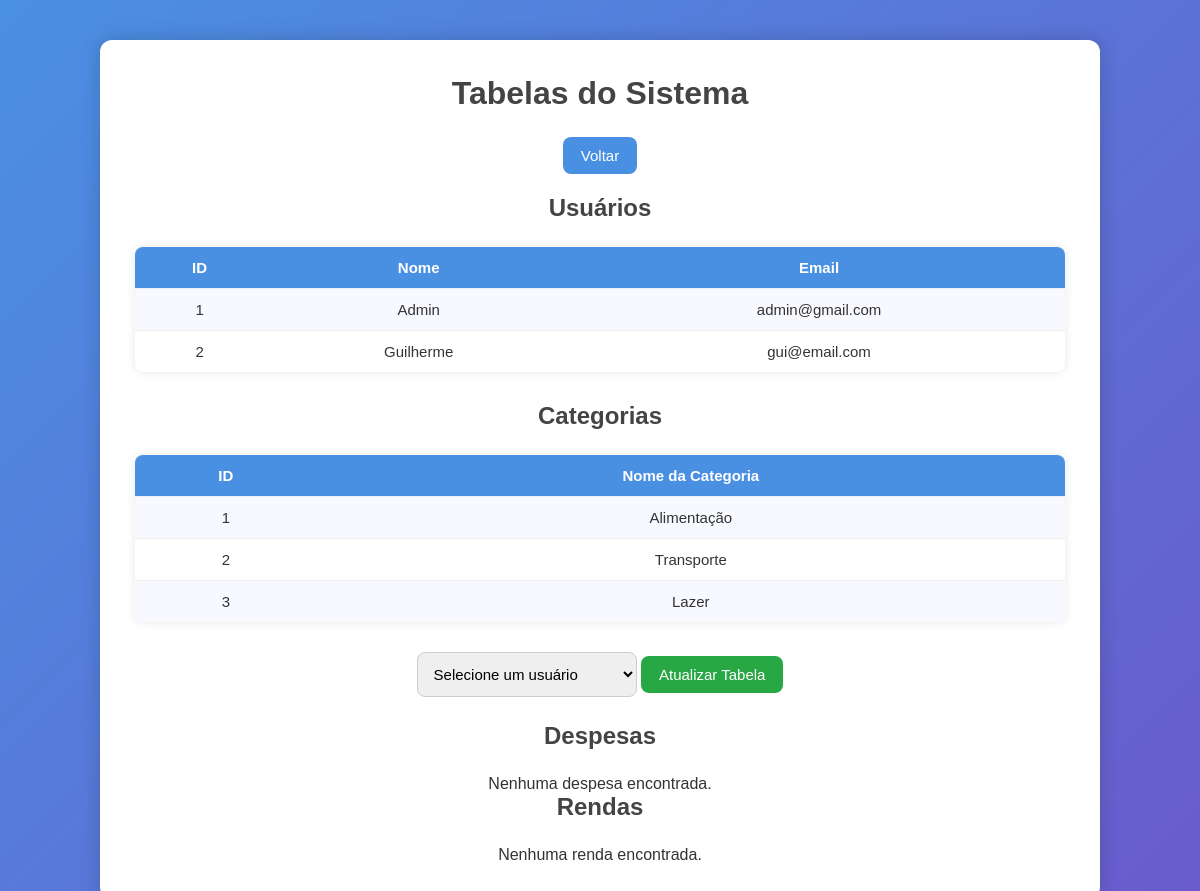
/Tabelas.php (signed in), run on the app's committed database.
### tables this page shows
CREATE TABLE IF NOT EXISTS Usuarios (
id_usuario INT AUTO_INCREMENT PRIMARY KEY,
nome VARCHAR(100) NOT NULL,
email VARCHAR(100) NOT NULL UNIQUE,
senha VARCHAR(255) NOT NULL,
salario_mensal DECIMAL(10,2) NOT NULL
);

CREATE TABLE IF NOT EXISTS Categorias (
id_categoria INT AUTO_INCREMENT PRIMARY KEY,
nome_categoria VARCHAR(50) NOT NULL
);

### Tabelas.php (the view, shortened to what this page needs)
<?php
require_once 'conexao.php';
try {
    $stmt = $pdo->query("SELECT id_usuario, nome, email FROM Usuarios ORDER BY id_usuario ASC");
    $usuarios = $stmt->fetchAll(PDO::FETCH_ASSOC);
} catch (PDOException $e) {
    die("Erro ao buscar usuários: " . $e->getMessage());
}
try {
    $stmt = $pdo->query("SELECT id_categoria, nome_categoria FROM Categorias ORDER BY id_categoria ASC");
    $categorias = $stmt->fetchAll(PDO::FETCH_ASSOC);
} catch (PDOException $e) {
    die("Erro ao buscar categorias: " . $e->getMessage());
}
try {
    if (isset($_GET['usuario_despesa']) && $_GET['usuario_despesa'] !== "") {
        $idFiltrar = $_GET['usuario_despesa'];
        $stmt = $pdo->prepare("
            SELECT d.id_despesa, d.descricao, d.valor, d.data,
                   c.nome_categoria, u.nome AS nome_usuario
            FROM Despesas d
            LEFT JOIN Categorias c ON d.id_categoria = c.id_categoria
            LEFT JOIN Usuarios u ON d.id_usuario = u.id_usuario
            WHERE d.id_usuario = ?
            ORDER BY d.id_despesa ASC
        ");
        $stmt->execute([$idFiltrar]);
    } else {
        $stmt = $pdo->query("
            SELECT d.id_despesa, d.descricao, d.valor, d.data,
                   c.nome_categoria, u.nome AS nome_usuario
            FROM Despesas d
            LEFT JOIN Categorias c ON d.id_categoria = c.id_categoria
            LEFT JOIN Usuarios u ON d.id_usuario = u.id_usuario
            ORDER BY d.id_despesa ASC
        ");
    }
    $despesas = $stmt->fetchAll(PDO::FETCH_ASSOC);
} catch (PDOException $e) {
    die("Erro ao buscar despesas: " . $e->getMessage());
}
try {
    $stmt = $pdo->query("
        SELECT r.id_renda, r.valor_renda, r.saldo, r.data_renda, u.nome AS nome_usuario
        FROM Rendas r
        LEFT JOIN Usuarios u ON r.id_usuario = u.id_usuario
        ORDER BY r.id_renda ASC
    ");
    $rendas = $stmt->fetchAll(PDO::FETCH_ASSOC);
} catch (PDOException $e) {
    die("Erro ao buscar rendas: " . $e->getMessage());
}
?>
<!DOCTYPE html>
<html lang="pt-br">
<head>
</head>
<body>
    <div class="container">
    <h1>Tabelas do Sistema</h1>
    <div class="menu">
        <a href="admin.php">Voltar</a>
    </div>
    <h2>Usuários</h2>
    <?php if (count($usuarios) > 0): ?>
    <table>
        <tr>
            <th>ID</th>
            <th>Nome</th>
            <th>Email</th>
        </tr>
        <?php foreach ($usuarios as $u): ?>
        <tr>
            <td><?= htmlspecialchars($u['id_usuario']); ?></td>
            <td><?= htmlspecialchars($u['nome']); ?></td>
            <td><?= htmlspecialchars($u['email']); ?></td>
        </tr>
        <?php endforeach; ?>
    </table>
    <?php else: ?>
        <p style="text-align:center;">Nenhum usuário encontrado.</p>
    <?php endif; ?>
    <h2>Categorias</h2>
    <?php if (count($categorias) > 0): ?>
        <table>
            <tr>
                <th>ID</th>
                <th>Nome da Categoria</th>
            </tr>
            <?php foreach ($categorias as $c): ?>
                <tr>
                    <td><?= htmlspecialchars($c['id_categoria']); ?></td>
                    <td><?= htmlspecialchars($c['nome_categoria']); ?></td>
                </tr>
                <?php endforeach; ?>
            </table>
            <?php else: ?>
                <p style="text-align:center;">Nenhuma categoria encontrada.</p>
                <?php endif; ?>
                <div class="filtro-container">
                    <form method="GET" action="">
                        <select name="usuario_despesa" class="combo" required>
                            <option value="">Selecione um usuário</option>
                        </select>
                        <button type="submit" class="btn-filtrar">Atualizar Tabela</button>
                    </form>
                </div>
                <h2>Despesas</h2>
    <?php if (count($despesas) > 0): ?>
    <table>
        <tr>
            <th>ID</th>
            <th>Descrição</th>
            <th>Valor</th>
            <th>Data</th>
            <th>Categoria</th>
            <th>Usuário</th>
        </tr>
        <?php foreach ($despesas as $d): ?>
        <tr>
            <td><?= htmlspecialchars($d['id_despesa']); ?></td>
            <td><?= htmlspecialchars($d['descricao']); ?></td>
            <td>R$ <?= number_format($d['valor'], 2, ',', '.'); ?></td>
            <td><?= htmlspecialchars(date('d/m/Y', strtotime($d['data']))); ?></td>
            <td><?= htmlspecialchars($d['nome_categoria']); ?></td>
            <td><?= htmlspecialchars($d['nome_usuario']); ?></td>
        </tr>
        <?php endforeach; ?>
    </table>
    <?php else: ?>
        <p style="text-align:center;">Nenhuma despesa encontrada.</p>
    <?php endif; ?>
    <h2>Rendas</h2>
    <?php if (count($rendas) > 0): ?>
    <table>
        <tr>
            <th>ID</th>
            <th>Valor da Renda</th>
            <th>Saldo</th>
            <th>Data</th>
            <th>Usuário</th>
        </tr>
        <?php foreach ($rendas as $r): ?>
        <tr>
            <td><?= htmlspecialchars($r['id_renda']); ?></td>
            <td>R$ <?= number_format($r['valor_renda'], 2, ',', '.'); ?></td>
            <td>R$ <?= number_format($r['saldo'], 2, ',', '.'); ?></td>
            <td><?= htmlspecialchars(date('d/m/Y', strtotime($r['data_renda']))); ?></td>
            <td><?= htmlspecialchars($r['nome_usuario']); ?></td>
        </tr>
        <?php endforeach; ?>
    </table>
    <?php else: ?>
        <p style="text-align:center;">Nenhuma renda encontrada.</p>
    <?php endif; ?>
    </div>
</body>
</html>

### Tabelas.php (style rules this page uses)
* { margin: 0; padding: 0; box-sizing: border-box; }
body { font-family: Arial, Helvetica, sans-serif; background: linear-gradient(135deg, #4A90E2, #6A5ACD); min-height: 100vh; padding: 40px 15px; color: #333; }
.container { background: #ffffff; max-width: 1000px; margin: auto; padding: 35px; border-radius: 12px; box-shadow: 0px 0px 20px rgba(0,0,0,0.18); animation: fadeIn 0.5s ease-in-out; }
h1, h2 { text-align: center; margin-bottom: 25px; color: #444; }
table { width: 100%; border-collapse: collapse; background: #fff; margin-bottom: 30px; border-radius: 8px; overflow: hidden; box-shadow: 0 0 10px rgba(0,0,0,0.1); }
th, td { padding: 12px; border-bottom: 1px solid #eee; text-align: center; font-size: 15px; }
th { background: #4A90E2; color: white; }
tr:last-child td { border-bottom: none; }
tr:nth-child(even) { background:#f7f9ff; }
button, a { display: inline-block; background: #4A90E2; color: white; padding: 10px 18px; border-radius: 8px; border: none; cursor: pointer; text-decoration: none; transition: 0.25s; font-size: 15px; }
.btn-filtrar { background: #28a745; }
.menu { text-align: center; margin-bottom: 20px; }
.filtro-container { text-align: center; margin: 25px auto; }
.combo { padding: 12px; border-radius: 8px; border: 1px solid #ccc; width: 220px; font-size: 15px; transition: .25s; }

### data on the page
usuarios: id_usuario "1", nome "Admin", email "admin@gmail.com"
usuarios: id_usuario "2", nome "Guilherme", email "gui@email.com"
categorias: id_categoria "1", nome_categoria "Alimentação"
categorias: id_categoria "2", nome_categoria "Transporte"
categorias: id_categoria "3", nome_categoria "Lazer"
